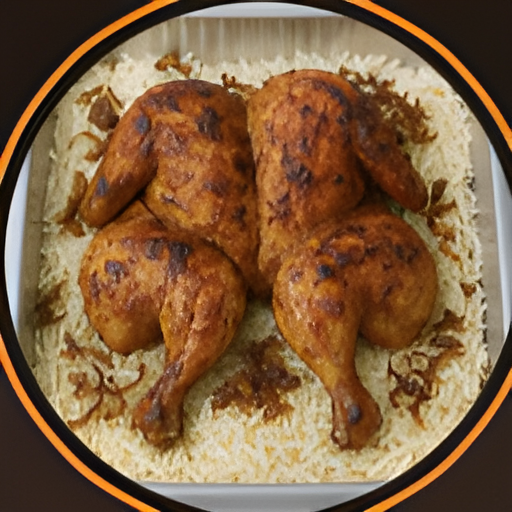
#> input picture video/assets/hd/chicken.png, 512 x 512 px; its folder holds 4 pictures in this run
$ python render_pro.py
#> lines starting #> are read from the running program, lines starting #| are printed output that depends on the picture; after the words box and inside, x2 and y2 are one past the last pixel; in counts of white or black regions, pixels touching at a corner belong together
"""Oncoal promo v2 (1080x1920, 30 fps): AI-upscaled dishes, menu-style price cards, steam, grading."""
import math, subprocess, sys, numpy as np
from PIL import Image, ImageDraw, ImageFont, ImageFilter, ImageEnhance

W, H, FPS, DUR = 1080, 1920, 30, 44.0
BG = (28, 18, 14)
ORANGE, GOLD, CREAM, MUTED = (236, 146, 70), (246, 196, 120), (246, 236, 222), (196, 176, 156)

def font(name, size, var=None):
    f = ImageFont.truetype(f'fonts/{name}.ttf', size, layout_engine=ImageFont.Layout.RAQM)
    if var: f.set_variation_by_name(var)
    return f

def text_img(s, f, fill, rtl=False, glow=None, track=0, shadow=True):
    kw = {'direction': 'rtl', 'language': 'ar'} if rtl else {}
    pad = 50
    if track and not rtl:
        ws = [f.getlength(c) for c in s]
        l, t, r, b = f.getbbox(s)
        w = int(sum(ws) + track * (len(s) - 1))
        im = Image.new('RGBA', (w + pad * 2, b - t + pad * 2)); d = ImageDraw.Draw(im); x = pad
        for c, cw in zip(s, ws):
            d.text((x, pad - t), c, font=f, fill=fill); x += cw + track
    else:
        l, t, r, b = f.getbbox(s, **kw)
        im = Image.new('RGBA', (r - l + pad * 2, b - t + pad * 2))
        ImageDraw.Draw(im).text((pad - l, pad - t), s, font=f, fill=fill, **kw)
    out = Image.new('RGBA', im.size)
    if shadow:
        sh = Image.new('RGBA', im.size, (0, 0, 0, 0)); sh.putalpha(im.getchannel('A').point(lambda v: v * 0.7))
        out.alpha_composite(sh.filter(ImageFilter.GaussianBlur(10)), (0, 6))
    if glow:
        g = Image.new('RGBA', im.size, glow[:3] + (0,)); g.putalpha(im.getchannel('A').point(lambda v: v * glow[3] / 255))
        out.alpha_composite(g.filter(ImageFilter.GaussianBlur(22)))
    out.alpha_composite(im)
    return out

def grade(im):
    im = ImageEnhance.Color(im).enhance(1.3)
    im = ImageEnhance.Contrast(im).enhance(1.12)
    im = ImageEnhance.Brightness(im).enhance(1.04)
    a = np.asarray(im).astype(np.float32)
    a[..., 0] *= 1.05; a[..., 2] *= 0.9
    return Image.fromarray(np.clip(a, 0, 255).astype(np.uint8))

def load_dish(name):
    src = Image.open(f'assets/hd/{name}.png').convert('RGB')
    w, h = src.size; m = int(min(w, h) * 0.075)
    return grade(src.crop((m, m, w - m, h - m)))

def dish(name, d, ring=12):
    src = load_dish(name).resize((d, d), Image.LANCZOS).filter(ImageFilter.UnsharpMask(2, 60, 2))
#> in load_dish, src is the input picture: PIL image 512x512 RGB; mean R, G, B 129.1, 96.4, 64.1
#> in grade, `a[..., 2] *= 0.9`:
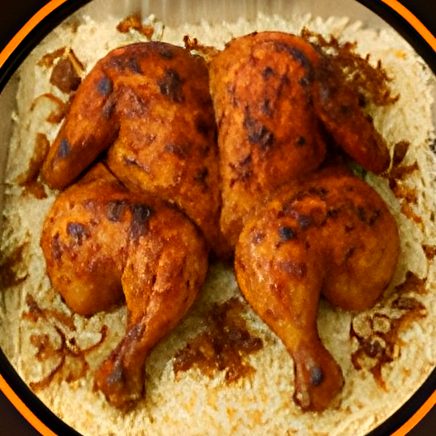
#> a: shape (436, 436, 3) float32; mean R, G, B 167.4, 100.7, 42.6; drawn with min black and max white
#> src: PIL image 700x700 RGB
    S = d + 260; c = S // 2
    out = Image.new('RGBA', (S, S))
#> out: PIL image 960x960 RGBA; every value is 0
    sh = Image.new('L', (S, S)); ImageDraw.Draw(sh).ellipse((c - d // 2, c - d // 2 + 40, c + d // 2, c + d // 2 + 60), fill=200)
#> after `sh = Image.new('L', (S, S))`: sh: PIL image 960x960 L; every value is 0
#> after `ImageDraw.Draw(sh).ellipse((c - d // 2, c - d // 2 + 40, c + d // 2, c`:
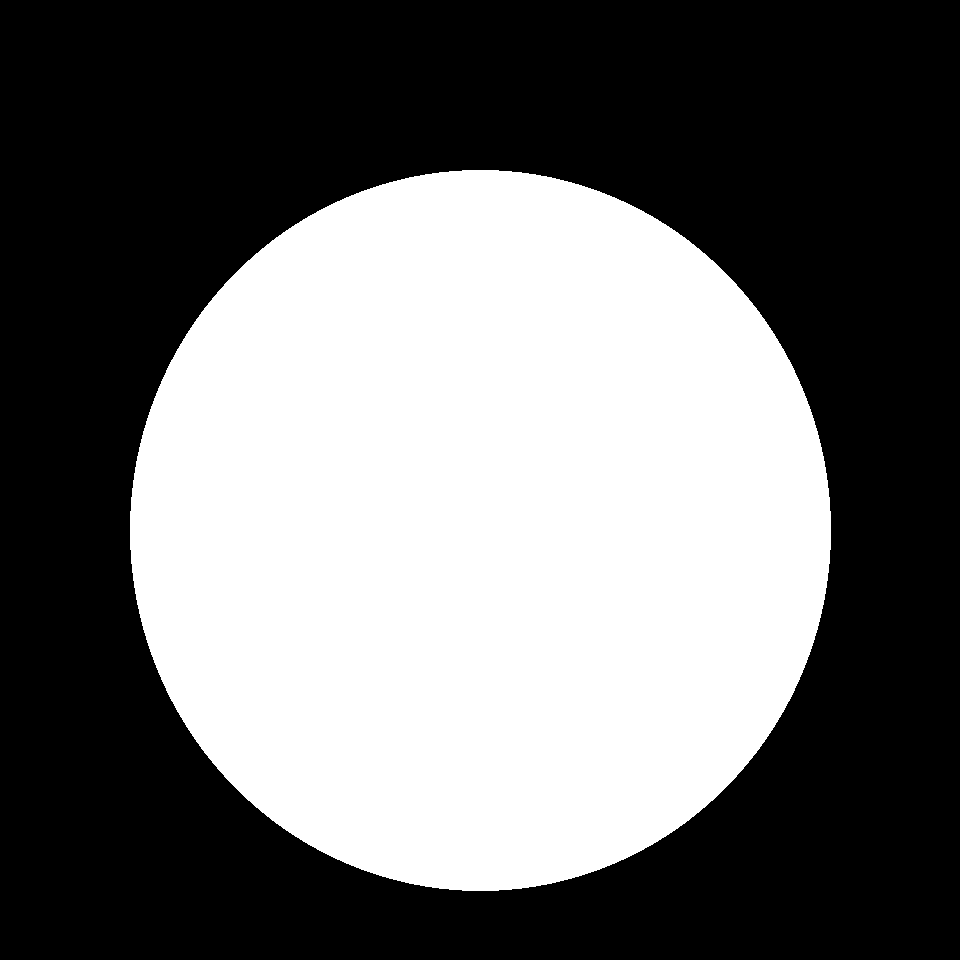
#> sh: PIL image 960x960 L; values 0 (black) and 200 (white), 43.1% white; 1 white region, box (x1, y1, x2, y2) and area: (130, 170, 831, 891) 396853
    out.paste(Image.new('RGBA', (S, S), (0, 0, 0, 255)), mask=sh.filter(ImageFilter.GaussianBlur(40)))
    glow = Image.new('L', (S, S)); ImageDraw.Draw(glow).ellipse((c - d // 2 - ring - 6,) * 2 + (c + d // 2 + ring + 6,) * 2, fill=110)
#> after `ImageDraw.Draw(glow).ellipse((c - d // 2 - ring - 6,) * 2 + (c + d // `: glow: PIL image 960x960 L; values 0 (black) and 110 (white), 46.3% white; 1 white region, box (x1, y1, x2, y2) and area: (112, 112, 849, 849) 426473
    out.paste(Image.new('RGBA', (S, S), ORANGE + (255,)), mask=glow.filter(ImageFilter.GaussianBlur(26)))
    ring_im = Image.new('RGBA', (S * 2, S * 2)); dr = ImageDraw.Draw(ring_im)
#> after `ring_im = Image.new('RGBA', (S * 2, S * 2))`: ring_im: PIL image 1920x1920 RGBA; every value is 0
    dr.ellipse(((c - d // 2 - ring) * 2,) * 2 + ((c + d // 2 + ring) * 2,) * 2, fill=GOLD)
    dr.ellipse(((c - d // 2 - ring + 4) * 2,) * 2 + ((c + d // 2 + ring - 4) * 2,) * 2, fill=ORANGE)
    out.alpha_composite(ring_im.resize((S, S), Image.LANCZOS))
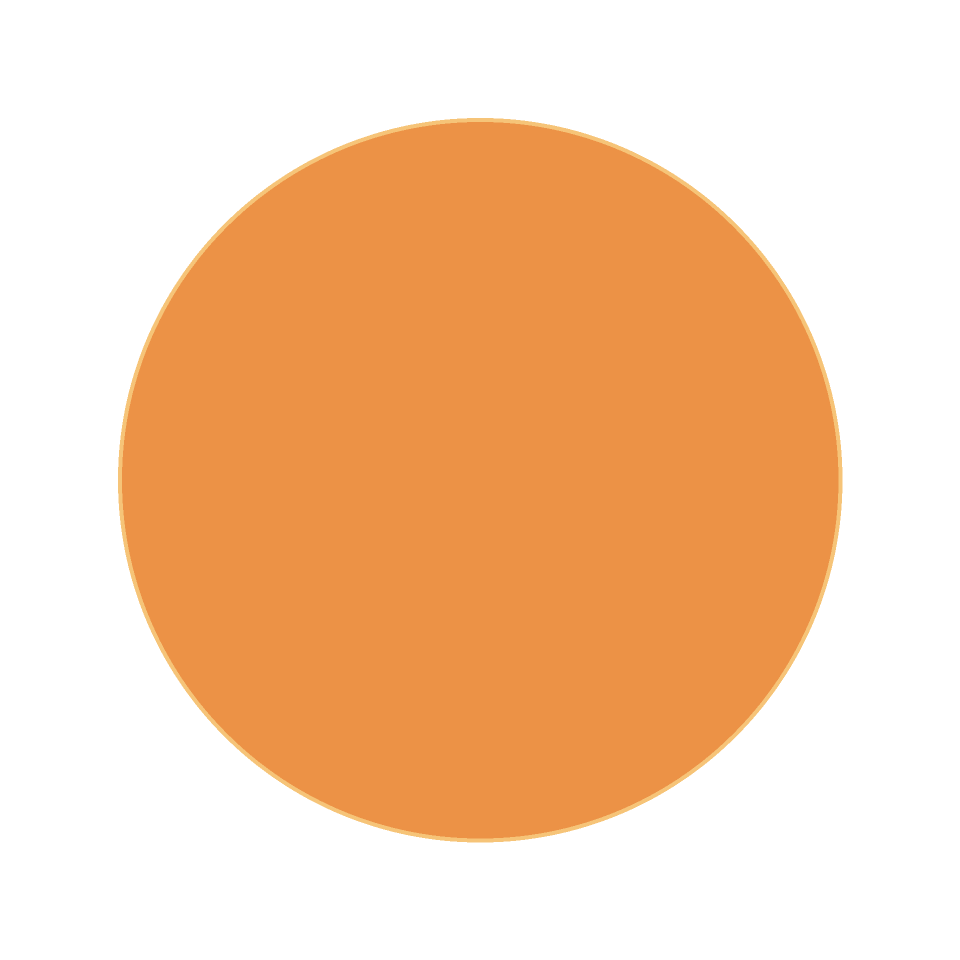
#> ring_im: PIL image 1920x1920 RGBA (shown at 1/2 size); mean R, G, B, A 105.7, 65.8, 31.8, 114.1; transparent parts drawn white
    mask = Image.new('L', (d * 2, d * 2)); ImageDraw.Draw(mask).ellipse((0, 0, d * 2 - 1, d * 2 - 1), fill=255)
#> after `mask = Image.new('L', (d * 2, d * 2))`: mask: PIL image 1400x1400 L; every value is 0
#> after `ImageDraw.Draw(mask).ellipse((0, 0, d * 2 - 1, d * 2 - 1), fill=255)`: mask: PIL image 1400x1400 L; 78.5% white; 4 black regions, box (x1, y1, x2, y2) and area: (0, 0, 674, 674) 105203, (726, 0, 1400, 674) 105203, (0, 726, 674, 1400) 105203, (726, 726, 1400, 1400) 105203
    out.paste(src, (c - d // 2, c - d // 2), mask.resize((d, d), Image.LANCZOS))
    # soft top-left highlight for a glossy plate feel
    hl = Image.new('L', (S, S)); ImageDraw.Draw(hl).ellipse((c - d // 2 + 40, c - d // 2 + 30, c, c - 40), fill=40)
#> after `ImageDraw.Draw(hl).ellipse((c - d // 2 + 40, c - d // 2 + 30, c, c - 4`: hl: PIL image 960x960 L; values 0 (black) and 40 (white), 7.4% white; 1 white region, box (x1, y1, x2, y2) and area: (170, 160, 481, 441) 68619
    out.alpha_composite(Image.composite(Image.new('RGBA', (S, S), (255, 240, 220, 255)), Image.new('RGBA', (S, S)), hl.filter(ImageFilter.GaussianBlur(50))))
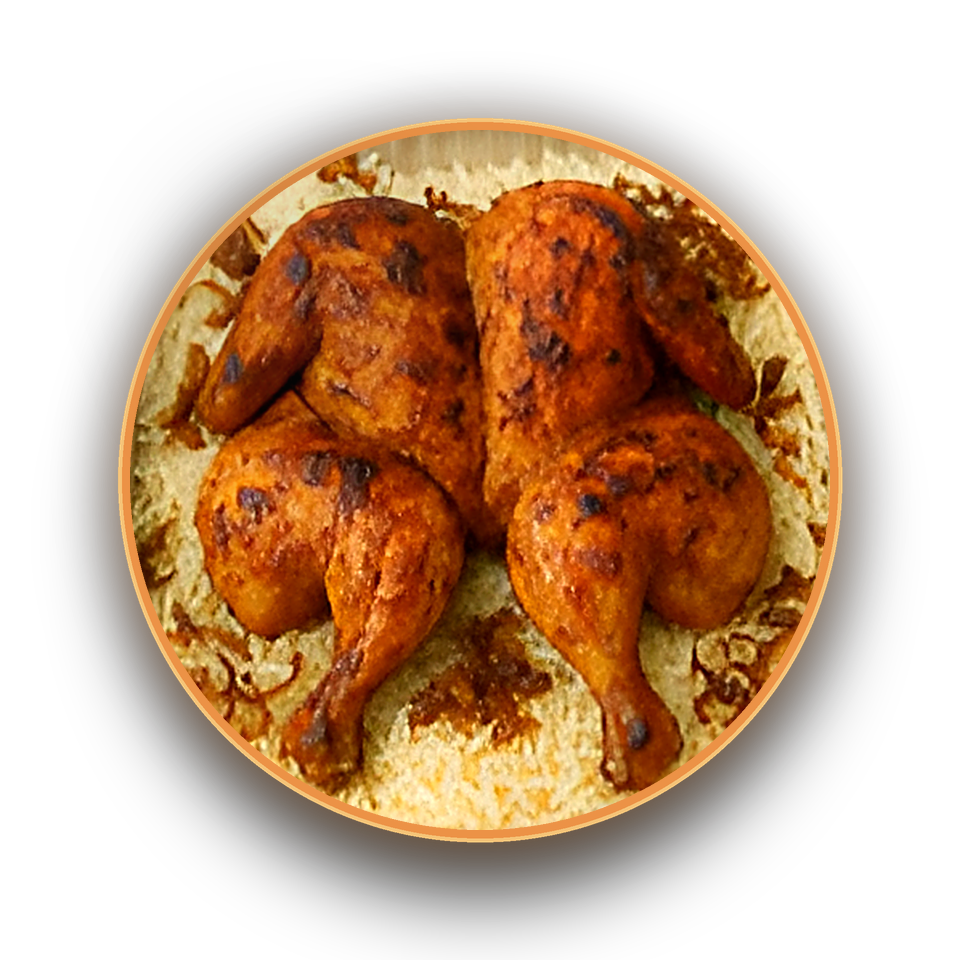
#> out: PIL image 960x960 RGBA; mean R, G, B, A 77.7, 44.3, 17.4, 126.2; transparent parts drawn white
    return out

def backdrop(name):
#> called with name = 'chicken'
    src = load_dish(name).resize((H, H), Image.BICUBIC).crop(((H - W) // 2, 0, (H - W) // 2 + W, H))
#> src: PIL image 1080x1920 RGB
    src = src.filter(ImageFilter.GaussianBlur(45))
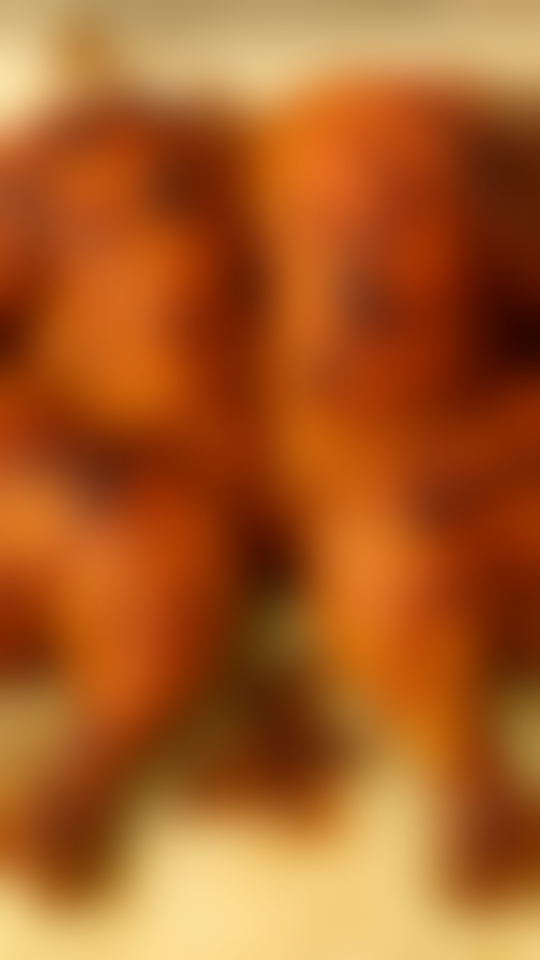
#> src: PIL image 1080x1920 RGB (shown at 1/2 size); mean R, G, B 168.9, 93.1, 36.2
    a = np.asarray(src).astype(np.float32) * 0.38
#> a: shape (1920, 1080, 3) float32
    a = a * 0.75 + np.array(BG) * 0.25
    return Image.fromarray(np.clip(a, 0, 255).astype(np.uint8)).convert('RGBA')
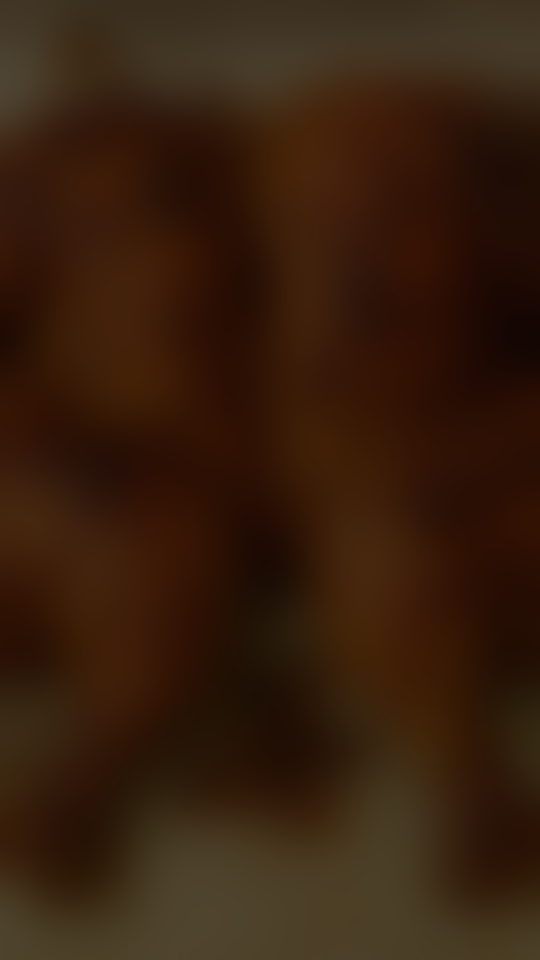
#> returned value: PIL image 1080x1920 RGBA (shown at 1/2 size); mean R, G, B, A 54.7, 30.5, 13.3, 255

def ease(x): x = min(max(x, 0), 1); return 1 - (1 - x) ** 3
def eio(x): x = min(max(x, 0), 1); return x * x * (3 - 2 * x)
def back(x):
    x = min(max(x, 0), 1); c = 1.6
    return 1 + (c + 1) * (x - 1) ** 3 + c * (x - 1) ** 2

# [32 lines left out: functions put, pill, shine, not called in this run]

# ---------- fonts ----------
bebas = lambda s: font('Bebas', s)
cairo = lambda s, v='Bold': font('Cairo', s, v)
mont = lambda s, v='SemiBold': font('Montserrat', s, v)

# [20 lines left out: function price_card, not called in this run]

SCENES = [
    dict(en='CHICKEN', sub='MANDI  ·  SHAWAYA', ar='دجاج', img='chicken', desc='Cooked over coal, served on fragrant rice',
         rows=[('Full Chicken', '$39.99'), ('Half Chicken', '$19.99'), ('Quarter Chicken', '$11.99')], note='BBQ Full $42.99  ·  Half $21.99'),
    dict(en='LAMB', sub='MANDI  ·  MAZBI  ·  MUHAMAR', ar='لحم', img='lamb', desc='Tender, slow-cooked lamb over spiced rice',
         rows=[('Single Lamb Mandi', '$24.99'), ('Single Lamb Mazbi', '$24.99'), ('Double Lamb Muhamar', '$48.99')], note='Double Mandi or Mazbi $48.99'),
    dict(en='MIX PLATTER', sub='CHICKEN  +  LAMB', ar='مكس', img='mix', desc='The best of both on one platter',
         rows=[('Quarter Mix', '$22.99'), ('Single Mix', '$44.99'), ('Double Mix', '$67.99')], note='Served with rice & sauces'),
    dict(en='FISH', sub='FRIED  ·  ROASTED', ar='سمك', img='fish', desc='Whole fish, served with rice and sauces',
         rows=[('Fried Fish', '$44.99'), ('Roasted Fish', '$44.99'), ('Molokhia', '$10.99')], note=None),
    dict(en='BROASTED', sub='CRISPY  ·  GOLDEN', ar='بروستد', img='broasted_stock', desc='Crispy, golden, perfect for sharing',
         rows=[('4 Pieces', '$16.99'), ('8 Pieces', '$29.99'), ('12 Pieces', '$42.99')], note='With fries, garlic sauce & buns'),
    dict(en='BAKERY & SWEETS', sub='MUTABAQ  ·  FATIRAH  ·  MASSOUB', ar='مخبوزات وحلا', img='mutabaq', desc='Fresh from our oven, sweet and savory',
         rows=[('Mutabaq Malah', '$6.99'), ('Fatirah Cheese & Honey', '$10.99'), ('Massoub', '$12.99')], note=None),
]
for i, s in enumerate(SCENES):
    s['dish'] = dish(s['img'], 700)
    s['bg'] = backdrop(s['img'])
    s['num'] = text_img(f'{i + 1:02d}', bebas(64), ORANGE, shadow=False)
#> in text_img, `im = Image.new('RGBA', (r - l + pad * 2, b - t + pad * 2))`: im: PIL image 181x149 RGBA; every value is 0
#> in text_img, `ImageDraw.Draw(im).text((pad - l, pad - t), s, font=f, fill=fill, **kw)`:
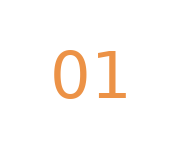
#> im: PIL image 181x149 RGBA; mean R, G, B, A 11.3, 7, 3.4, 10.6; transparent parts drawn white
    s['sub_im'] = text_img(s['sub'], mont(30, 'Bold'), GOLD, track=6)
#> (the run stopped early here; a loop or call above may not have finished)
